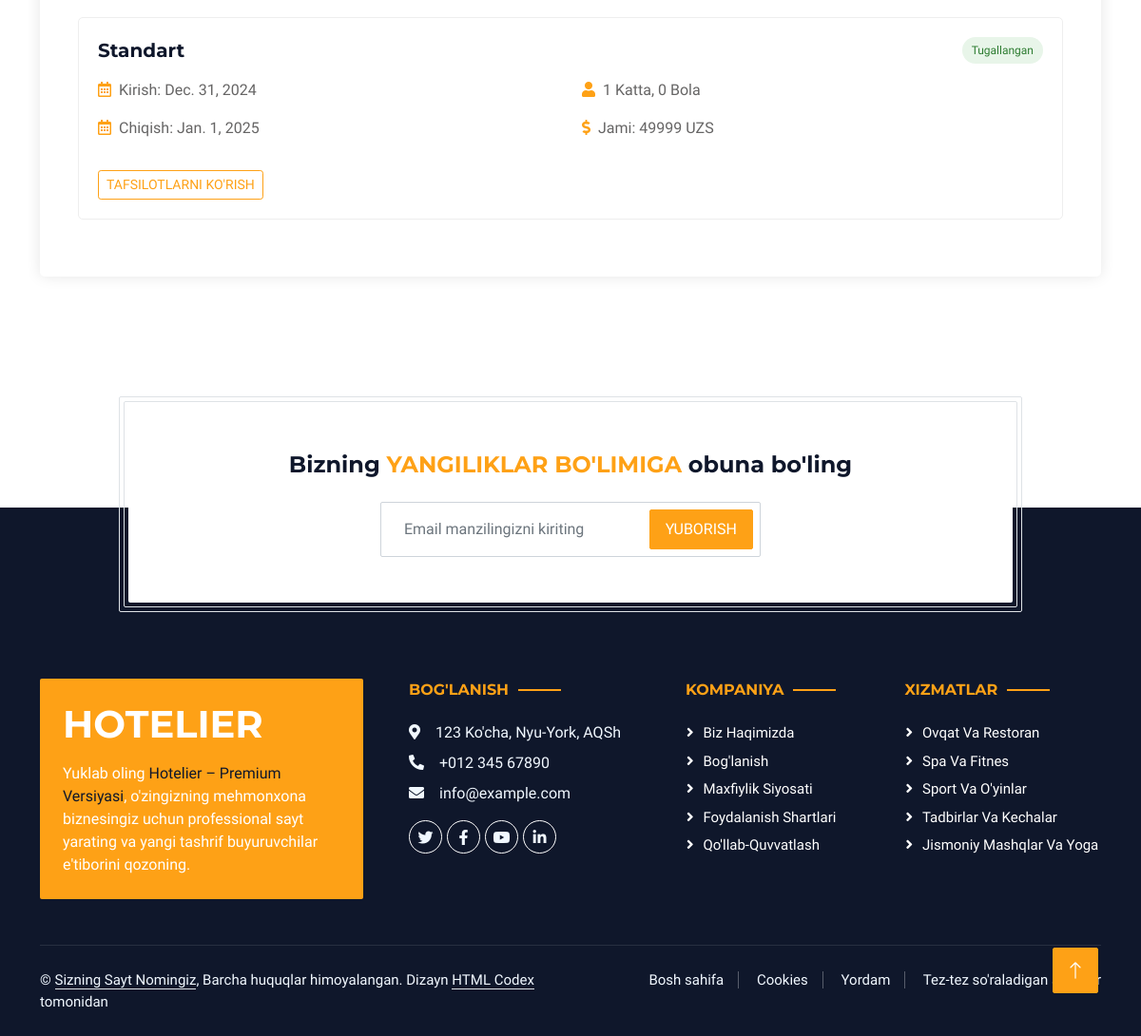
Page /users/profile/ (signed in, lower part) on the earlier database version.
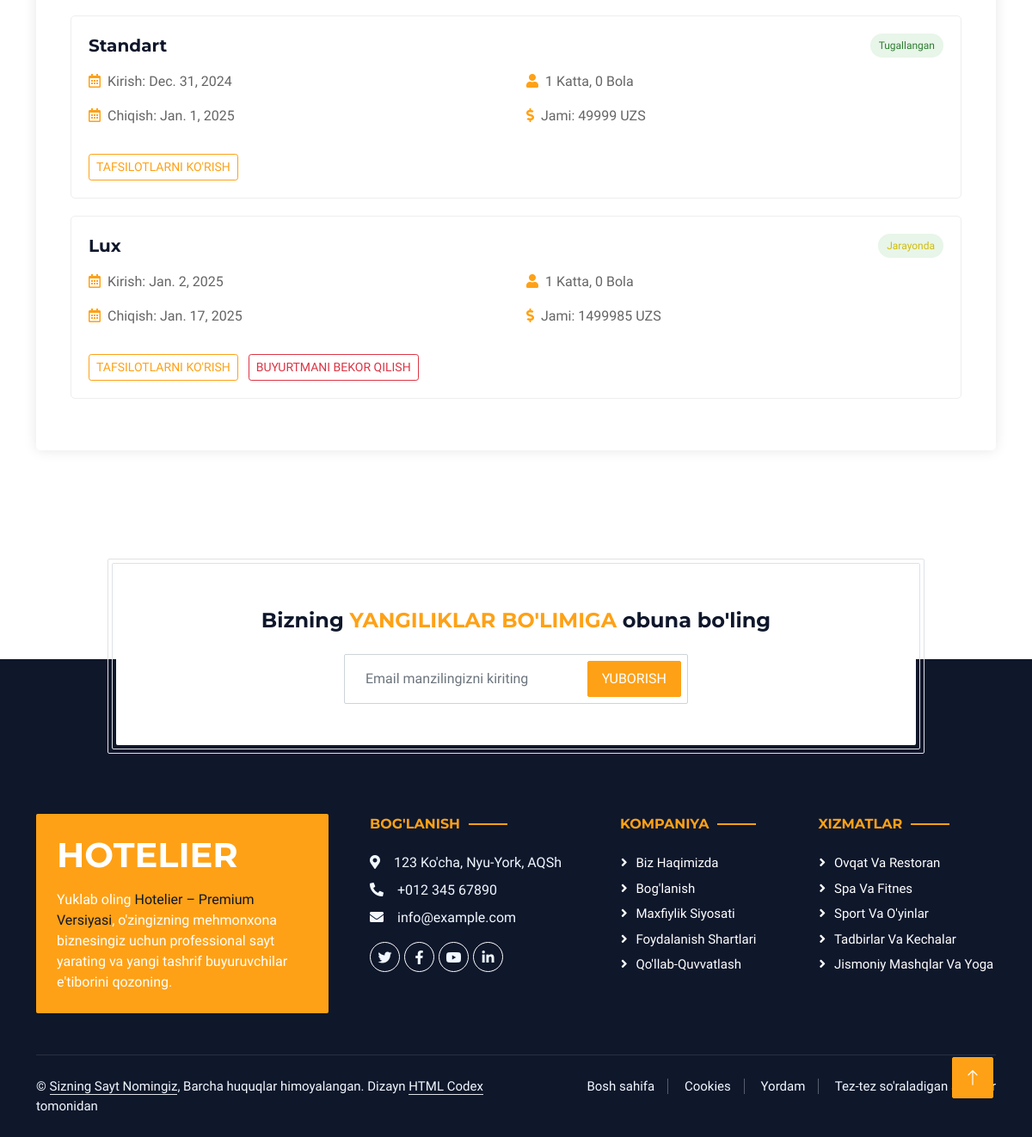
Same page on the later database version.
### hotel/models.py (models this page shows, shortened)
class Order(models.Model):
    user = models.ForeignKey(CustomUser, on_delete=models.CASCADE)
    room = models.ForeignKey(Room, on_delete=models.CASCADE)
    booking_date = models.DateField(auto_now_add=True)
    checkin_date = models.DateField()
    checkout_date = models.DateField()
    number_of_adults = models.IntegerField()
    number_of_children = models.IntegerField()
    total_price = models.PositiveIntegerField()
    order_id = generate_order_id()
    def room_detail(self):
        return self.room

class Room(models.Model):
    number = models.CharField(max_length=10, unique=True)
    room_type = models.CharField(max_length=50, choices=ROOM_TYPE)
    adults = models.IntegerField()
    children = models.IntegerField()
    beds = models.IntegerField()
    price_per_night = models.PositiveIntegerField()
    is_available = models.BooleanField(default=True)

### users/views.py (the view)
# urls.py: path('profile/', views.profile, name='profile'),
def profile(request):
    if request.user.is_authenticated:
        user = request.user
        orders = Order.objects.filter(user=user.id)
        today = datetime.now()
        if request.method == 'POST':
            user_form = CustomUserEditForm(request.POST, request.FILES, instance=user)
            if user_form.is_valid():
                user_form.save()
                return redirect('profile')
        else:
            user_form = CustomUserEditForm(instance=user)
        context = {
            'user': user,
            'orders': orders,
            'today': today.date(),
        }
        return render(request, 'users/profile.html', context)
    else:
        return redirect('login')

### templates/users/profile.html (shortened to what this page needs)
{% extends 'base.html' %}
{% load static %}
{% block content %}
    <div class="container-xxl py-5">
        <div class="container">
            <div class="profile-container wow fadeInUp" data-wow-delay="0.1s">
                <div class="tab-content" id="profileTabsContent">
                    <div class="tab-pane fade show active" id="bookings" role="tabpanel">
                        <div class="booking-history">
                             {% if orders %}
                                {% for order in orders %}
                                    <div class="booking-card">
                                        <div class="d-flex justify-content-between align-items-center mb-3">
                                            <h5 class="mb-0">{{ order.room_detail.room_type|title }}</h5>
                                            {% if today >= order.checkin_date and today <= order.checkout_date %}
                                                <span class="booking-status status-processing">Jarayonda</span>
                                            {% elif today < order.checkin_date %}
                                                <span class="booking-status status-upcoming">Kutilmoqda</span>
                                            {% else %}
                                                <span class="booking-status status-completed">Tugallangan</span>
                                            {% endif %}
                                        </div>
                                        <div class="row">
                                            <div class="col-md-6">
                                                <p><i class="far fa-calendar-alt text-primary me-2"></i>Kirish: {{ order.checkin_date }}</p>
                                                <p><i class="far fa-calendar-alt text-primary me-2"></i>Chiqish: {{ order.checkout_date }}</p>
                                            </div>
                                            <div class="col-md-6">
                                                <p><i class="fas fa-user text-primary me-2"></i>{{ order.number_of_adults }} Katta, {{ order.number_of_children }} Bola</p>
                                                <p><i class="fas fa-dollar-sign text-primary me-2"></i>Jami: {{ order.total_price }} UZS</p>
                                            </div>
                                        </div>
                                        <div class="mt-3">
                                            {% if today >= order.checkin_date and today <= order.checkout_date %}
                                                <a class="btn btn-sm btn-outline-primary me-2" href="{% url 'room_detail' order.room.id %}">Tafsilotlarni ko'rish</a>
                                                <a href="{% url 'profile_delete' order.id %}" class="btn btn-sm btn-outline-danger">Buyurtmani bekor qilish</a>
                                            {% else %}
                                                <a class="btn btn-sm btn-outline-primary me-2"  href="{% url 'room_detail' order.room.id %}">Tafsilotlarni ko'rish</a>
                                            {% endif %}
                                        </div>
                                    </div>
                                {% endfor %}
                             {% else %}
                                <p>Sizda hali buyurtmalar mavjud emas!</p>
                             {% endif %}
                        </div>
                    </div>
                </div>
            </div>
        </div>
    </div>
        {% endblock content %}

Differences in the rows shown:
added Order: room_detail.room_type "Lux", shows "Jarayonda", checkin_date "Jan. 2, 2025", checkout_date "Jan. 17, 2025", number_of_adults "1", number_of_children "0", total_price "1499985", shows "TAFSILOTLARNI KO'RISH"
